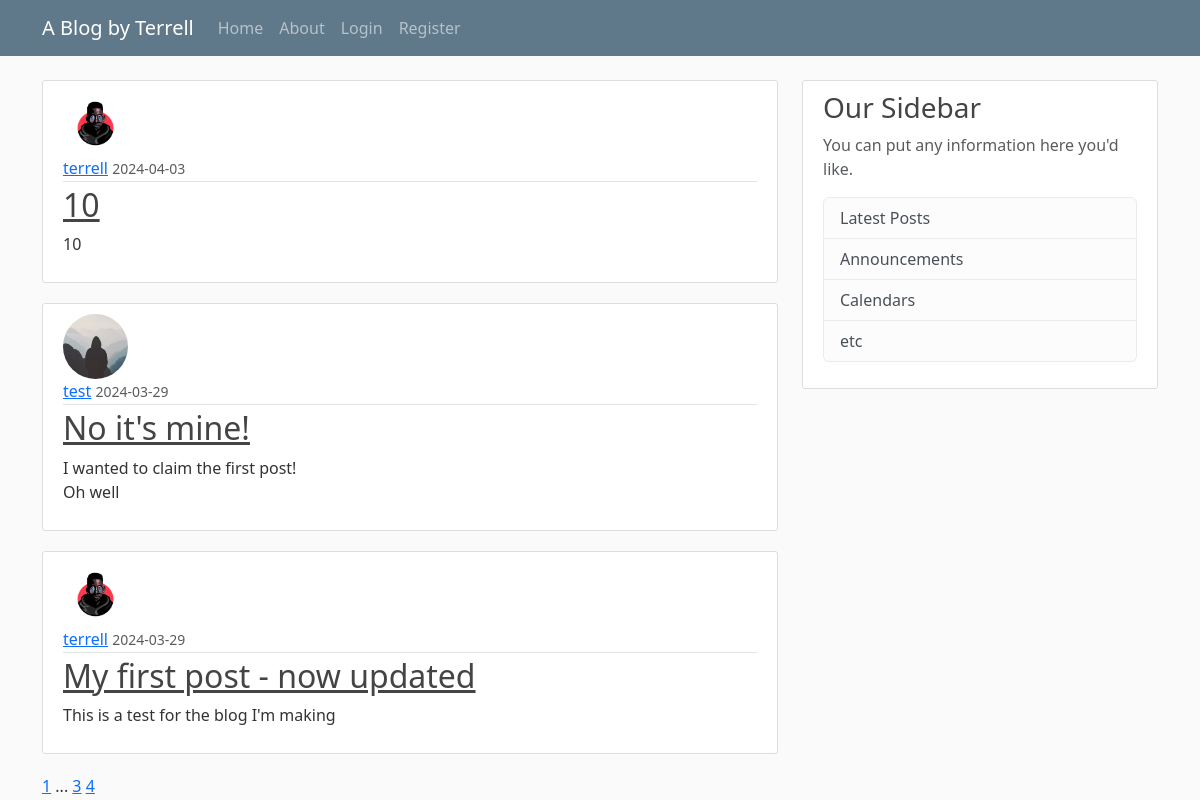
/home?page=4, run on the app's committed database.
### flaskblog/models.py (models this page shows, shortened)
class Post(db.Model): # We create the Post class
    id = db.Column(db.Integer, primary_key=True)
    title = db.Column(db.String(100), nullable=False)
    date_posted = db.Column(db.DateTime, nullable=False, default=datetime.now(timezone.utc))
    content = db.Column(db.Text, nullable=False)
    user_id = db.Column(db.Integer, db.ForeignKey('user.id'), nullable=False) # This is the ID of the user that authored the post

class User(db.Model, UserMixin): # We create the User class
    id = db.Column(db.Integer, primary_key=True) # primary_key=True means this will be unique to our user
    username = db.Column(db.String(20), unique=True, nullable=False) # nullable = cannot be null, there must be an input. Max characters = 20
    email = db.Column(db.String(120), unique=True, nullable=False)
    image_file = db.Column(db.String(20), nullable=False, default='default.jpg') # Max image hash = 20 characters. Default will be if user doesn't choose a profile pic
    password = db.Column(db.String(60), nullable=False)
    posts = db.relationship('Post', backref='author', lazy=True)

### flaskblog/main/routes.py (the view)
@main.route("/") # This allows us to tell Flask what URL to trigger. Returns the information shown on the page
@main.route("/home") # Adding another decorator for same function
def home():
    page = request.args.get('page', 1, type=int) # This requests the 'page' part of the url, and defaults it to 1
    posts = Post.query.order_by(Post.date_posted.desc()).paginate(page=page, per_page=3) # Order the posts by descending date, and 3 posts per page
    return render_template('home.html', posts=posts)

### flaskblog/templates/home.html
{% extends "layout.html" %}
{% block content %}
    {% for post in posts.items %}
    <article class="media content-section">
        <div class="media-body">
          <img class="rounded-circle article-img" src="{{ url_for('static', filename='profile_pics/' + post.author.image_file) }}">
          <div class="article-metadata">
            <a class="mr-2" href="{{ url_for('users.user_posts', username=post.author.username) }}">{{ post.author.username }}</a>
            <small class="text-muted">{{ post.date_posted.strftime('%Y-%m-%d') }}</small>
          </div>
          <h2><a class="article-title" href="{{ url_for('posts.post', post_id=post.id) }}">{{ post.title }}</a></h2>
          <p class="article-content">{{ post.content }}</p>
        </div>
    </article>
    {% endfor %}
    {% for page_num in posts.iter_pages(left_edge=1, right_edge=1, left_current=1, right_current=1) %}
      {% if page_num %}
        {% if posts.page == page_num %}
          <a class="'btn btn-info mb-4" href="{{ url_for('main.home', page=page_num) }}">{{ page_num }}</a>
        {% else %}
          <a class="'btn btn-outline-info mb-4" href="{{ url_for('main.home', page=page_num) }}">{{ page_num }}</a>
        {% endif %}
      {% else %}
        ...
      {% endif %}
    {% endfor %}
{% endblock content %}

### flaskblog/static/main.css (style rules this page uses)
body { background: #fafafa; color: #333333; margin-top: 5rem; }
h1, h2, h3, h4, h5, h6 { color: #444444; }
.content-section { background: #ffffff; padding: 10px 20px; border: 1px solid #dddddd; border-radius: 3px; margin-bottom: 20px; }
.article-title { color: #444444; }
.article-content { white-space: pre-line; }
.article-img { height: 65px; width: 65px; margin-right: 16px; }
.article-metadata { padding-bottom: 1px; margin-bottom: 4px; border-bottom: 1px solid #e3e3e3 }

### data on the page
Post: image_file (picture), author.username "terrell", date_posted "2024-04-03", title "10", content "10"
Post: image_file (placeholder picture), author.username "test", date_posted "2024-03-29", title "No it's mine!", content "I wanted to claim the first post! Oh well"
Post: image_file (picture), author.username "terrell", date_posted "2024-03-29", title "My first post - now updated", content "This is a test for the blog I'm making"

### other printed values
{{ page_num }} "1" "3"
{{ page_num }} "4"
